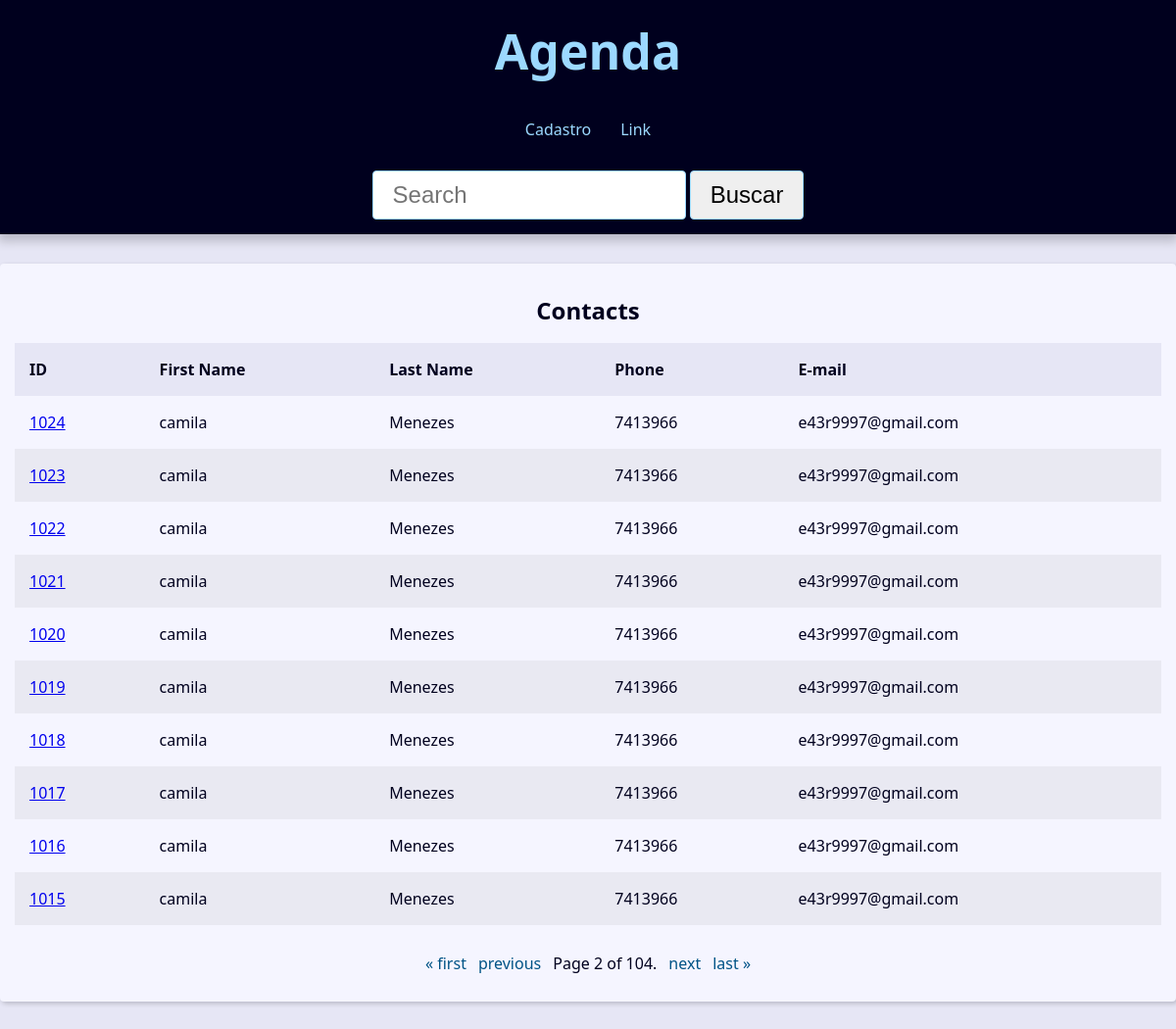
Screenshot of /?page=2 with the database file from the repository.
### contact/models.py (models this page shows, shortened)
class Contact(models.Model):
    first_name = models.CharField(max_length=50)
    last_name = models.CharField(max_length=50, blank=True)
    phone = models.CharField(max_length=50)
    email = models.EmailField(max_length=254, blank=True)
    created_date = models.DateTimeField(default=timezone.now)
    description = models.TextField(blank=True)
    show = models.BooleanField(default=True)
    picture = models.ImageField(blank=True, upload_to='pictures/%Y/%M/%D/')
    category = models.ForeignKey(Category, on_delete=models.SET_NULL, null=True, blank=True)
    owner = models.ForeignKey(User, on_delete=models.SET_NULL, null=True, blank=True)

### contact/views/contact_views.py (the view)
# urls.py: path('', views.index, name='index'),
def index(request):
    contacts = Contact.objects\
        .filter(show=True)\
        .order_by('-id')
    paginator = Paginator(contacts, 10)
    page_number = request.GET.get("page")
    page_obj = paginator.get_page(page_number)
    context={
        'page_obj': page_obj,
        'contacts': contacts,
    }
    return render(
        request,
        'contact/index.html',
        context
    )

### contact/templates/contact/index.html
{% extends 'global/base.html' %}
{% block content%}
{% if page_obj %}
    <div class='responsive-table'>
        <table class='contacts-table'>
            <caption class='table-caption'>
                Contacts
            </caption>
            <thead>
                <tr class='table-row table-row-header'>
                    <th class='table-header'>ID</th>
                    <th class='table-header'>First Name</th>
                    <th class='table-header'>Last Name</th>
                    <th class='table-header'>Phone</th>
                    <th class='table-header'>E-mail</th>
            </thead>
            <tbody>
                {% for contact in page_obj %}
                    <tr class='table-row'>
                        <td class='table-cel'>
                            <a class='table=link'
                               href="{% url "contact:contact" contact.id %}">
                                {{contact.id}}
                            </a>
                        </td>
                        <td class='table-cel'>
                            {{contact.first_name}}
                        </td>
                        <td class='table-cel'>
                            {{contact.last_name}}
                        </td>
                        <td class='table-cel'>
                            {{contact.phone}}
                        </td>
                        <td class='table-cel'>
                            {{contact.email}}
                        </td>
                {% endfor %}
            </tbody>
        </table>
    </div>
    {% else %}
    <div class="single-contact">
      <h1 class="single-contact-name">
        Nenhum contato encontrado.
      </h1>
    </div>
  {% endif %}
{% endblock content%}

### base_static/global/css/style.css (style rules this page uses)
:root { --spacing: 1.5rem; --link-dark-color: rgb(0, 83, 134); --link-light-color: rgb(156, 217, 255); --clr-white: rgb(245, 245, 255); --clr-black: rgb(0, 0, 30); --clr-light-gray: rgb(230, 230, 245); --clr-dark-shadow-5: rgba(0, 0, 10, 5%); --clr-dark-shadow-10: rgba(0, 0, 10, 10%); --clr-dark-shadow-20: rgba(0, 0, 10, 20%); --clr-light-shadow-5: rgba(200, 200, 255, 5%); --clr-light-shadow-10: rgba(200, 200, 255, 10%); --clr-light-shadow-20: rgba(200, 200, 255, 20%); --main-page-width: 120rem; --table-min-width: 60rem; --biggest-font-size: 5rem; --bigger-font-size: 4rem; --big-font-size: 3.2rem; --medium-font-size: 2.4rem; --small-font-size: 1.6rem; --smaller-font-size: 1.4rem; --smallest-font-size: 1.2rem; --transition-fast: 300ms; --transition-medium: 600ms; --transition-slow: 1s; --default-border-radius: 4px; }
*, *::before, *::after { margin: 0; padding: 0; box-sizing: border-box; }
html { font-size: 62.5%; }
body { font-family: system-ui, -apple-system, BlinkMacSystemFont, 'Segoe UI', Roboto, Oxygen, Ubuntu, Cantarell, 'Open Sans', 'Helvetica Neue', sans-serif; line-height: 1.5; font-size: var(--small-font-size); color: var(--clr-black); -webkit-font-smoothing: antialiased; background: var(--clr-light-gray); }
.responsive-table { width: 100%; overflow-x: auto; }
.contacts-table { width: 100%; min-width: var(--table-min-width); border-collapse: collapse; }
.table-caption { font-size: var(--medium-font-size); font-weight: bold; padding: var(--spacing); }
.table-row { text-align: left; text-overflow: ellipsis; transition: background-color var(--transition-fast) ease-in-out; }
.table-row:nth-of-type(2n) { background: var(--clr-dark-shadow-5); }
.table-row-header { background: var(--clr-light-gray); color: var(--clr-black); }
.table-cel, .table-header { padding: var(--spacing); }

### rows the page displays
Contact: id "1024", first_name "camila", last_name "Menezes", phone "7413966", email "e43r9997@gmail.com"
Contact: id "1023", first_name "camila", last_name "Menezes", phone "7413966", email "e43r9997@gmail.com"
Contact: id "1022", first_name "camila", last_name "Menezes", phone "7413966", email "e43r9997@gmail.com"
Contact: id "1021", first_name "camila", last_name "Menezes", phone "7413966", email "e43r9997@gmail.com"
Contact: id "1020", first_name "camila", last_name "Menezes", phone "7413966", email "e43r9997@gmail.com"
Contact: id "1019", first_name "camila", last_name "Menezes", phone "7413966", email "e43r9997@gmail.com"
Contact: id "1018", first_name "camila", last_name "Menezes", phone "7413966", email "e43r9997@gmail.com"
Contact: id "1017", first_name "camila", last_name "Menezes", phone "7413966", email "e43r9997@gmail.com"
Contact: id "1016", first_name "camila", last_name "Menezes", phone "7413966", email "e43r9997@gmail.com"
Contact: id "1015", first_name "camila", last_name "Menezes", phone "7413966", email "e43r9997@gmail.com"

### other values shown
{{ page_obj.number }} "2"
{{ page_obj.paginator.num_pages }} "104"
